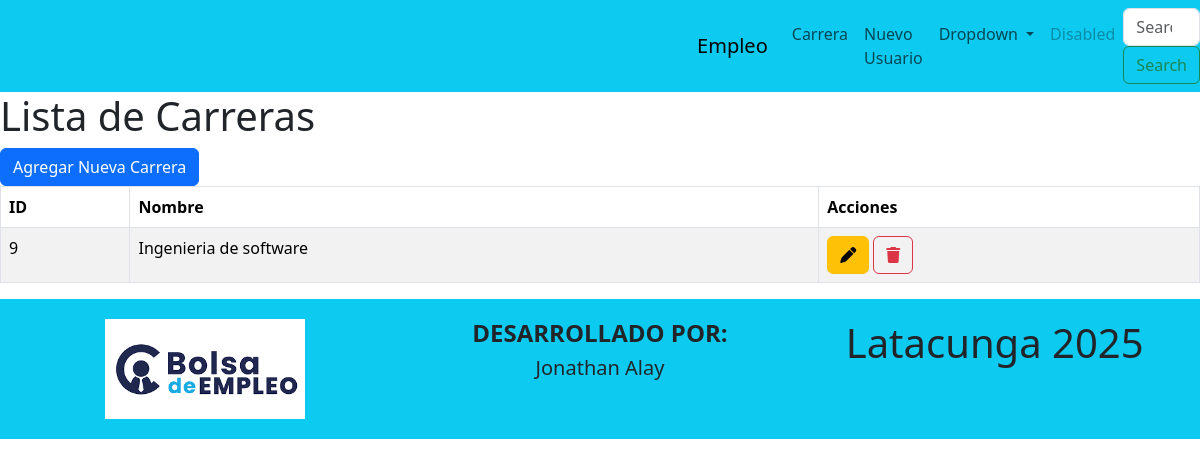
Before: / with the older database file.
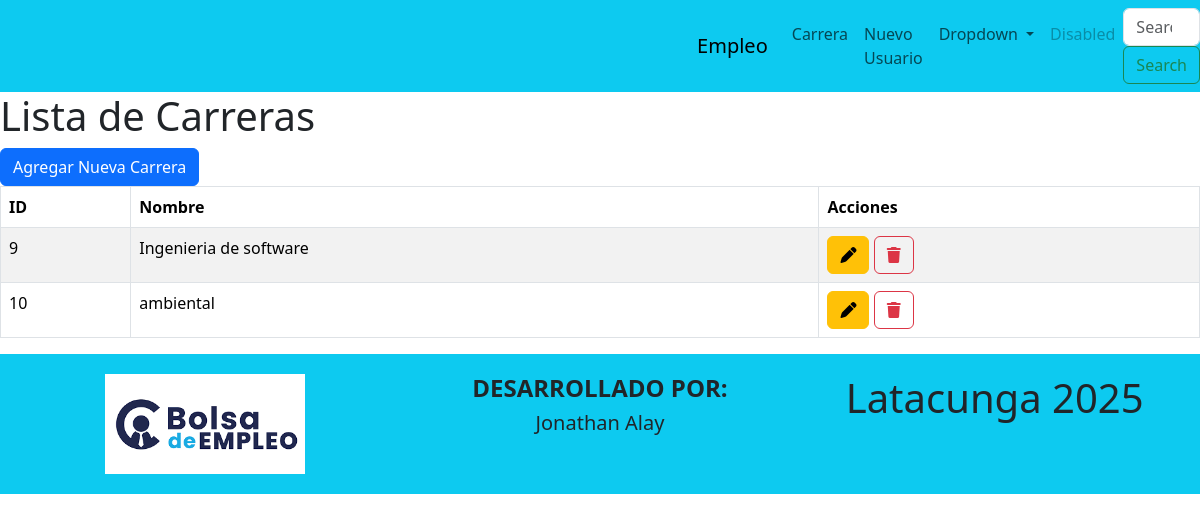
After: the same page with the newer database file.
### Aplicaciones/Eventos/models.py (models this page shows, shortened)
class Carrera(models.Model):
    nombre = models.CharField(max_length=100)

### Aplicaciones/Eventos/views.py (the view)
# urls.py: path('', views.carrera),
def carrera(request):
    registros = Carrera.objects.all()
    return render(request, "carrera.html", {'carreras': registros})

### Aplicaciones/Eventos/templates/carrera.html (shortened to what this page needs)
{% extends "plantilla.html" %}
{% block contenido%}
<h1>Lista de Carreras</h1>
<a href="/nuevoCarrera" class="btn btn-primary">Agregar Nueva Carrera</a>
<table class ="table table-bordered table-striped table-hover " id ="tbl_carreras">
    <thead>
        <tr>
            <th>ID</th>
            <th>Nombre</th>
            <th>Acciones</th>
        </tr>
    </thead>
    <tbody>
        {% for carrera in carreras %}
        <tr>
            <td>{{ carrera.id }}</td>
            <td>{{ carrera.nombre }}</td>
            <td>
                <a href="/editarCarrera/{{ carrera.id }}" class="btn btn-warning"><i class ="fa fa-pen"> </i></a>
                <a href="#" onclick="eliminarCarrera({{ carrera.id }})" class="btn btn-outline-danger">
                    <i class="fa fa-trash"></i>
               </a>
            </td>
        </tr>
        {% endfor %}
    </tbody>
</table>
{% endblock%}

### Aplicaciones/Eventos/templates/plantilla.html (shortened to what this page needs)
<!DOCTYPE html>
<html lang="en">
<head>
    <link rel="stylesheet" href="https://cdnjs.cloudflare.com/ajax/libs/bootstrap/5.3.3/css/bootstrap.min.css" />
    <link rel="stylesheet" href="https://cdnjs.cloudflare.com/ajax/libs/font-awesome/6.7.2/css/all.min.css" />
    <link  rel ="stylesheet" href="https://cdn.datatables.net/2.3.1/css/dataTables.dataTables.min.css"/>
    <link rel="stylesheet" href="https://cdnjs.cloudflare.com/ajax/libs/bootstrap-fileinput/5.5.4/css/fileinput.min.css" />
</head>
<body >
    <nav class="navbar navbar-expand-lg navbar-light bg-info">
        <a class="navbar-brand" href="/"> Empleo </a>
        <div class="collapse navbar-collapse" id="navbarSupportedContent">
            <ul class="navbar-nav mr-auto">
                <li class="nav-item active">
                    <a class="nav-link" href="/carrera"> Carrera <span class="sr-only">(current)</span></a>
                </li>
                <li class="nav-item">
                    <a class="nav-link" href="/usuario"> Nuevo Usuario</a>
                </li>
                <li class="nav-item dropdown">
                    <a class="nav-link dropdown-toggle" href="#" id="navbarDropdown" role="button" data-toggle="dropdown" aria-haspopup="true" aria-expanded="false">
                        Dropdown
                    </a>
                </li>
                <li class="nav-item">
                    <a class="nav-link disabled" href="#">Disabled</a>
                </li>
            </ul>
            <form class="form-inline my-2 my-lg-0">
                <input class="form-control mr-sm-2" type="search" placeholder="Search" aria-label="Search">
                <button class="btn btn-outline-success my-2 my-sm-0" type="submit">Search</button>
            </form>
        </div>
    </nav>
    {% block contenido %}
    {% endblock %}
    <div class="row bg-info" style="padding:20px;">
        <div class="col-md-4 text-center">
            <img height="100px" >
        </div>
        <div class="col-md-4 text-center">
            <h4><b> DESARROLLADO POR:</b></h4>
            <H5>Jonathan Alay</H5>
        </div>
        <div class="col-md-4 text-center">
            <h1>Latacunga 2025 </h1>
        </div>
    </div>
</body>
</html>

Changed rows visible on the page:
added Carrera: id "10", nombre "ambiental"
